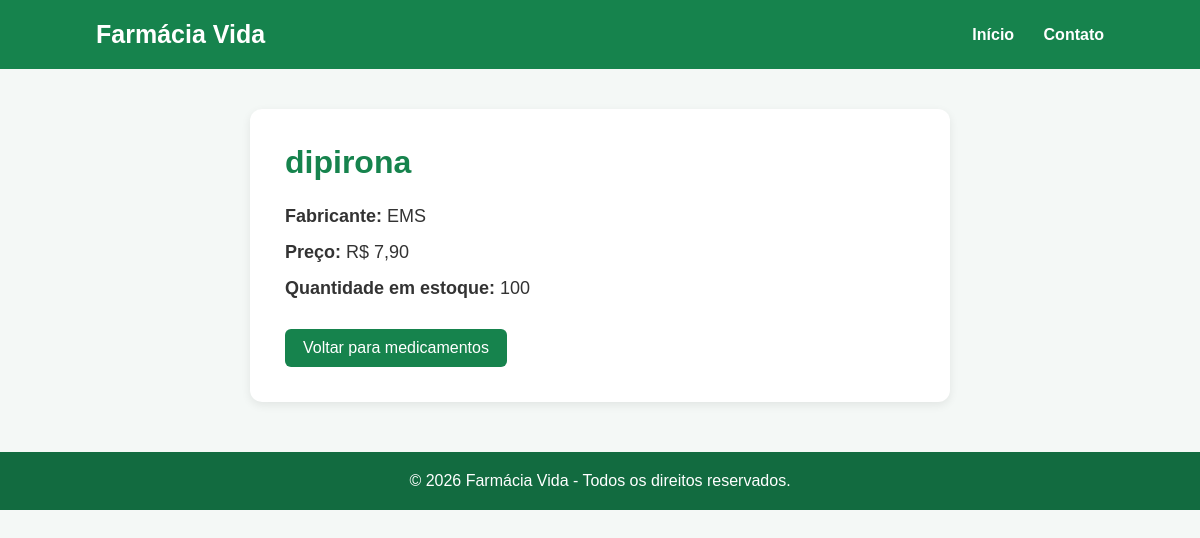
The page /medicamento/1/ on the database its author committed.
### core/models.py (models this page shows, shortened)
class Medicamento(models.Model):
    nome = models.CharField(max_length=100)
    preco = models.DecimalField(max_digits=10, decimal_places=2)
    estoque = models.IntegerField()
    fabricante = models.CharField(max_length=100)

### core/views.py (the view)
# urls.py: path('medicamento/<int:id>/', views.detalhe, name='detalhe'),
def detalhe(request, id):
    medicamento = get_object_or_404(Medicamento, id=id)
    return render(
        request,
        'detalhe.html',
        {'medicamento': medicamento}
    )

### core/templates/detalhe.html (shortened to what this page needs)
{% load static %}
<!DOCTYPE html>
<html lang="pt-br">
<head>
    <link rel="stylesheet" href="{% static 'core/css/estilo.css' %}">
</head>
<body>
    <header>
        <div class="logo">
            Farmácia Vida
        </div>
        <nav>
            <a href="{% url 'index' %}">Início</a>
            <a href="{% url 'contato' %}">Contato</a>
        </nav>
    </header>
    <main class="container">
        <div class="detalhe">
            <h1>
                {{ medicamento.nome }}
            </h1>
            <p>
                <strong>Fabricante:</strong>
                {{ medicamento.fabricante }}
            </p>
            <p>
                <strong>Preço:</strong>
                R$ {{ medicamento.preco }}
            </p>
            <p>
                <strong>Quantidade em estoque:</strong>
                {{ medicamento.estoque }}
            </p>
            <a href="{% url 'index' %}" class="botao">
                Voltar para medicamentos
            </a>
        </div>
    </main>
    <footer>
        <p>
            &copy; 2026 Farmácia Vida - Todos os direitos reservados.
        </p>
    </footer>
</body>
</html>

### core/static/core/css/estilo.css (style rules this page uses)
* { margin: 0; padding: 0; box-sizing: border-box; }
body { font-family: Arial, sans-serif; background-color: #f4f8f6; color: #333; }
header { background-color: #16834d; color: white; padding: 20px 8%; display: flex; justify-content: space-between; align-items: center; }
.logo { font-size: 25px; font-weight: bold; }
nav a { color: white; text-decoration: none; margin-left: 25px; font-weight: bold; }
.container { width: 85%; max-width: 1200px; margin: 40px auto; }
.botao { display: inline-block; background-color: #16834d; color: white; padding: 10px 18px; border-radius: 6px; text-decoration: none; margin-top: 15px; }
.detalhe { background-color: white; padding: 35px; border-radius: 12px; max-width: 700px; margin: 40px auto; box-shadow: 0 3px 10px rgba(0, 0, 0, 0.08); }
.detalhe h1 { color: #16834d; margin-bottom: 25px; }
.detalhe p { font-size: 18px; margin-bottom: 15px; }
footer { background-color: #126b40; color: white; text-align: center; padding: 20px; margin-top: 50px; }

### rows shown on the page
Medicamento: nome "dipirona", fabricante "EMS", preco "7,90", estoque "100"
